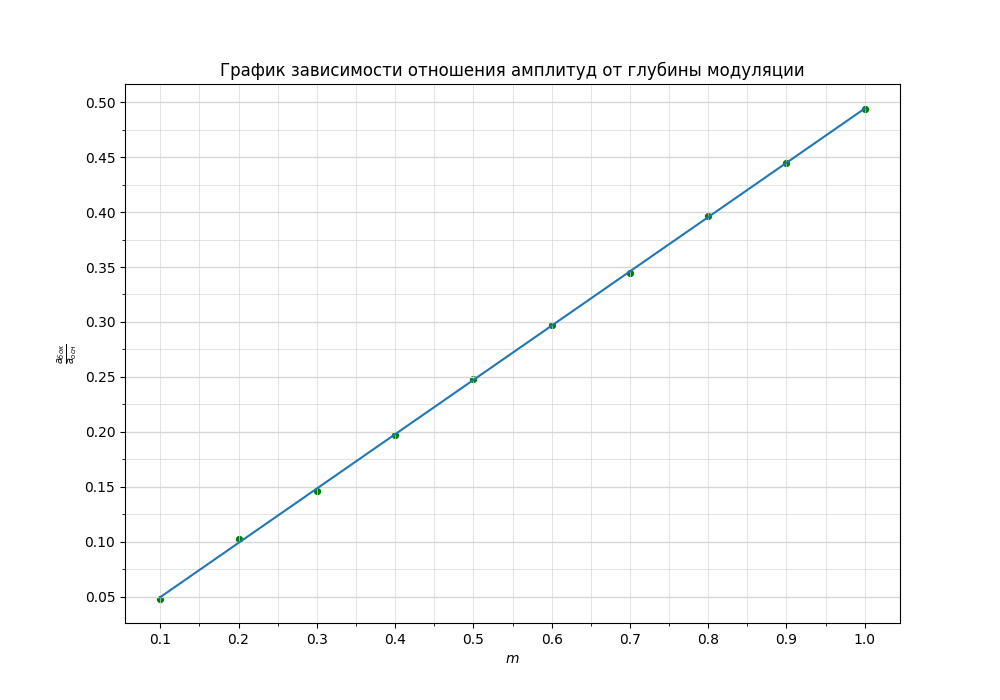

Python code for this plot:
import numpy as np
import matplotlib.pyplot as plt
from matplotlib.ticker import MultipleLocator

plt.figure(figsize=(10,7))  #Размер изображения
plt.title('График зависимости отношения амплитуд от глубины модуляции') # Заголовок

x = [10,	20,	30,	40,	50,	60,	70,	80,	90,	100] # Координата x
y = [0.0486,	0.103,	0.146,	0.197,	0.248,	0.297,	0.345,	0.396,	0.445,	0.494] # Координата y

x = [_x/100 for _x in x]

plt.scatter(x, y, s=18, c='green')  # Экспериментальные точки на графике

plt.xlabel(r'$m$') # Подпись абсцисс
plt.ylabel(r'$\frac{a_{бок}}{a_{осн}}$') # Подпись ординат

p = np.polyfit(x, y, deg=1) # Построение кривой по мнк
p_f = np.poly1d(p)
plt.plot(x, p_f(x))
print(p_f)


DP = 2
ax = plt.gca()

## Характеристики сетки

ax.yaxis.set_minor_locator(MultipleLocator(0.025))
ax.yaxis.set_major_locator(MultipleLocator(0.05))
ax.xaxis.set_minor_locator(MultipleLocator(0.05))
ax.xaxis.set_major_locator(MultipleLocator(0.1))
ax.yaxis.grid(True,'major',linewidth=2/DP,linestyle='-',color='#d7d7d7')
ax.xaxis.grid(True,'minor',linewidth=1/DP,linestyle='-',color='#d7d7d7')
ax.yaxis.grid(True,'minor',linewidth=1/DP,linestyle='-',color='#d7d7d7')
ax.xaxis.grid(True,'major',linewidth=1/DP,linestyle='-',color='#d7d7d7',zorder=0)

plt.savefig('G')
